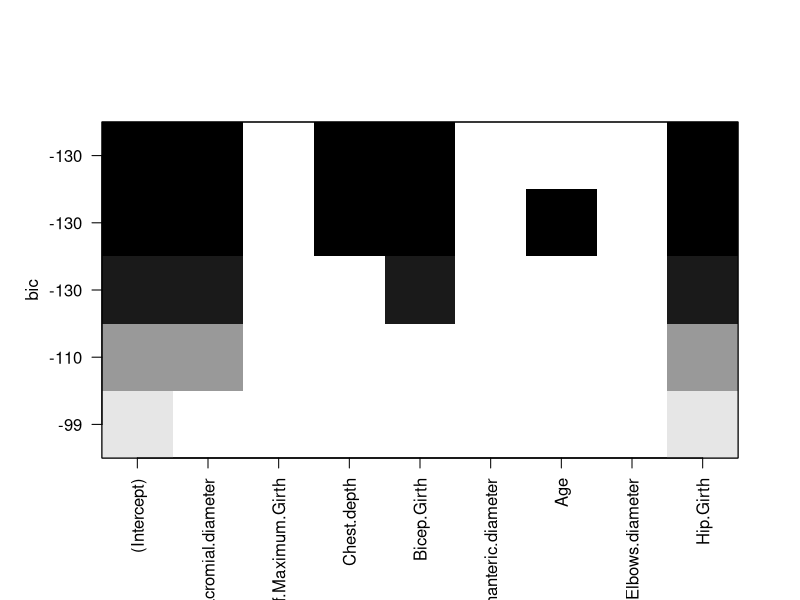

Reproduce this figure in R.
## ---- chunk 1
library(ggpubr)
library(car)
library(caret)
library(leaps)
library(tidyverse)
## ---- chunk 2
datos = read.csv2("EP09 Datos.csv")
# Se define una semilla con los últiimos 4 digitos del RUN de
# un miembro de equipo con 21 años
set.seed(4346)
mujeres = datos %>% filter(Gender == 0) %>% sample_n(50, replace = F)
# Se hace nula la columna de genero ya que no es necesaria
mujeres[["Gender"]] = NULL

#Conjunto entrenamiento y prueba
n <- nrow(mujeres)
n_entrenamiento <- floor(0.9 * n) # Utilizaremos el 90% de las 50 muestras
m <- sample.int(n = n, size = n_entrenamiento, replace = FALSE)
datos_entrenamiento <- mujeres[m,]
datos_prueba <- mujeres[-m,] 
## ---- chunk 3
set.seed(4346)
# Se separa la variable de respuesta
respuesta = datos_entrenamiento[["Weight"]]
datos_entrenamiento[["Weight"]] = NULL

# Se seleccionan las variables predictoras
predictores_nombres = colnames(mujeres)
predictores = sample(predictores_nombres, 8, replace = F)
print("Predictores seleccionados: ")
predictores

## ---- chunk 4
matriz = datos_entrenamiento %>% select(-any_of(predictores))
correlacion = cor(matriz, y = respuesta)
correlacion
## ---- chunk 5
mejor = which(correlacion == max(abs(correlacion)))
predictor = rownames(correlacion)[mejor]
predictor
## ---- chunk 6
datos_RLS = datos_entrenamiento %>% select(Knee.Girth)
datos_RLS = cbind(respuesta, datos_RLS)
 rls <- train (respuesta ~ Knee.Girth, data = datos_RLS, method = "lm",
              trControl = trainControl(method = "cv", number = 10))
 
 #Modelo de regresión lineal simple
 summary(rls)
## ---- chunk 7
datos_RLM <- datos_entrenamiento %>% select(predictores)

# Seleccionar mejores predictores para modelo de regresión lineal múltiple
# usando el método de todos los subconjuntos.
rlm <- regsubsets(respuesta ~ ., data = datos_RLM, nbest = 1, nvmax = 5,
                          method = "exhaustive")

plot(rlm)

datos_RLM <- cbind(respuesta, datos_RLM)

# De acuerdo a la exploración de todos los subconjuntos, el mejor modelo con
# entre 2 y 5 variables es aquel que usa como predictores el diámetro de los
# tobillos y el grosor de las caderas.

# Ajustar el modelo con los mejores predictores usando validación cruzada de 10
# pliegues.

rlm <- train(respuesta ~ Biacromial.diameter + Bicep.Girth + Hip.Girth, data = datos_RLM,
              method = "lm",
              trControl = trainControl(method = "cv", number = 10))

# Regresión lineal multiple
summary(rlm)
## ---- chunk 8
# Evaluar modelo.
# Obtener residuos y estadísticas de influencia de los casos.
eval.rls <- data.frame(predicted.probabilities = fitted(rls[["finalModel"]]))
eval.rls[["standardized.residuals"]] <- rstandard(rls[["finalModel"]])
eval.rls[["studentized.residuals"]] <-rstudent(rls[["finalModel"]])
eval.rls[["cooks.distance"]] <- cooks.distance(rls[["finalModel"]])
eval.rls[["dfbeta"]] <- dfbeta(rls[["finalModel"]])
eval.rls[["dffit"]] <- dffits(rls[["finalModel"]])
eval.rls[["leverage"]] <- hatvalues(rls[["finalModel"]])
eval.rls[["covariance.ratios"]] <- covratio(rls[["finalModel"]])

cat("Influencia de los casos:\n")

# 95% de los residuos estandarizados deberían estar entre −1.96 y +1.96, y 99%
# entre -2.58 y +2.58.
sospechosos1 <- which(abs(eval.rls[["standardized.residuals"]]) > 1.96)
cat("- Residuos estandarizados fuera del 95% esperado: ")
print(sospechosos1)

# Observaciones con distancia de Cook mayor a uno.
sospechosos2 <- which(eval.rls[["cooks.distance"]] > 1)
cat("- Residuos con distancia de Cook mayor que 1: ")
print(sospechosos2)

# Observaciones con apalancamiento superior al doble del apalancamiento
# promedio: (k + 1)/n.
apalancamiento.promedio <- ncol(datos_RLS) / nrow(datos_RLS)
sospechosos3 <- which(eval.rls[["leverage"]] > 2 * apalancamiento.promedio)

cat("- Residuos con apalancamiento fuera de rango (promedio = ",
    apalancamiento.promedio, "): ", sep = "")

print(sospechosos3)

# DFBeta debería ser < 1.
sospechosos4 <- which(apply(eval.rls[["dfbeta"]] >= 1, 1, any))
names(sospechosos4) <- NULL
cat("- Residuos con DFBeta mayor que 1: ")
print(sospechosos4)

# Finalmente, los casos no deberían desviarse significativamente
# de los límites recomendados para la razón de covarianza:
# CVRi > 1 + [3(k + 1)/n]
# CVRi < 1 – [3(k + 1)/n]
CVRi.lower <- 1 - 3 * apalancamiento.promedio
CVRi.upper <- 1 + 3 * apalancamiento.promedio

sospechosos5 <- which(eval.rls[["covariance.ratios"]] < CVRi.lower |
                        eval.rls[["covariance.ratios"]] > CVRi.upper)

cat("- Residuos con razón de covarianza fuera de rango ([", CVRi.lower, ", ",
    CVRi.upper, "]): ", sep = "")

print(sospechosos5)

sospechosos <- c(sospechosos1, sospechosos2, sospechosos3, sospechosos4,
                 sospechosos5)

sospechosos <- sort(unique(sospechosos))
cat("\nResumen de observaciones sospechosas:\n")

print(round(eval.rls[sospechosos,
                     c("cooks.distance", "leverage", "covariance.ratios")],
            3))

# Si bien hay algunas observaciones que podrían considerarse atípicas, la
# distancia de Cook para todas ellas se aleja bastante de 1, por lo que no
# deberían ser causa de preocupación.

# Ahora bien, podría ser preocupante que el modelo explica apenas 40,91% de la
# variabilidad en el rendimiento, por lo que su bondad de ajuste es bajo con
# respecto a las observaciones.
## ---- chunk 9
rlmf <- rlm$finalModel
residuos <- rlmf$residuals

shapiro.test(residuos)
# Realizando Shapiro-Wilk podemos ver la si sigue una distribucion cercana a la normal, en este caso al tener un p-value < 0.05, no podemos afirmar esto, por lo que se tiene el riesgo de que el modelo puede ser inexacto

ncvTest(rlmf)
# se concluye que al tener un p-value > 0.05, se falla en rechazar la h0, es decir que se cumple con el principo de homocedasticidad.

durbinWatsonTest(rlmf)
# Para evaluar si son independientes hacemos usos de la prueba de DurbinWaterson, el cual se basas en que si D-W Statistic es cercano a 2 no hay autocorrelación en los residuos, adicionalmente al tener un p-value > 0.05 significa que no hay suficiente información para asumir una autocorrelacion.

vif(rlmf)
# Cada variable se relaciona linealmente con la respuesta.
# Analizando los resultados, y estos ser cercanos y mayores a 1 y menores que 10, podemos concluir que se cumple esta condición. 
# De igual forma al no acercase a 2,5 no se conciderario critico.
## ---- chunk 10
# Evaluar modelo.
# Obtener residuos y estadísticas de influencia de los casos.
eval.rlm <- data.frame(predicted.probabilities = fitted(rlm[["finalModel"]]))
eval.rlm[["standardized.residuals"]] <- rstandard(rlm[["finalModel"]])
eval.rlm[["studentized.residuals"]] <-rstudent(rlm[["finalModel"]])
eval.rlm[["cooks.distance"]] <- cooks.distance(rlm[["finalModel"]])
eval.rlm[["dfbeta"]] <- dfbeta(rlm[["finalModel"]])
eval.rlm[["dffit"]] <- dffits(rlm[["finalModel"]])
eval.rlm[["leverage"]] <- hatvalues(rlm[["finalModel"]])
eval.rlm[["covariance.ratios"]] <- covratio(rlm[["finalModel"]])

cat("Influencia de los casos:\n")

# 95% de los residuos estandarizados deberían estar entre −1.96 y +1.96, y 99%
# entre -2.58 y +2.58.
sospechosos1 <- which(abs(eval.rlm[["standardized.residuals"]]) > 1.96)
cat("- Residuos estandarizados fuera del 95% esperado: ")
print(sospechosos1)

# Observaciones con distancia de Cook mayor a uno.
sospechosos2 <- which(eval.rlm[["cooks.distance"]] > 1)
cat("- Residuos con distancia de Cook mayor que 1: ")
print(sospechosos2)

# Observaciones con apalancamiento superior al doble del apalancamiento
# promedio: (k + 1)/n.
apalancamiento.promedio <- ncol(datos_RLM) / nrow(datos_RLM)
sospechosos3 <- which(eval.rlm[["leverage"]] > 2 * apalancamiento.promedio)

cat("- Residuos con apalancamiento fuera de rango (promedio = ",
    apalancamiento.promedio, "): ", sep = "")

print(sospechosos3)

# DFBeta debería ser < 1.
sospechosos4 <- which(apply(eval.rlm[["dfbeta"]] >= 1, 1, any))
names(sospechosos4) <- NULL
cat("- Residuos con DFBeta mayor que 1: ")
print(sospechosos4)

# Finalmente, los casos no deberían desviarse significativamente
# de los límites recomendados para la razón de covarianza:
# CVRi > 1 + [3(k + 1)/n]
# CVRi < 1 – [3(k + 1)/n]
CVRi.lower <- 1 - 3 * apalancamiento.promedio
CVRi.upper <- 1 + 3 * apalancamiento.promedio

sospechosos5 <- which(eval.rlm[["covariance.ratios"]] < CVRi.lower |
                        eval.rlm[["covariance.ratios"]] > CVRi.upper)

cat("- Residuos con razón de covarianza fuera de rango ([", CVRi.lower, ", ",
    CVRi.upper, "]): ", sep = "")

print(sospechosos5)

sospechosos <- c(sospechosos1, sospechosos2, sospechosos3, sospechosos4,
                 sospechosos5)

sospechosos <- sort(unique(sospechosos))
cat("\nResumen de observaciones sospechosas:\n")

print(round(eval.rlm[sospechosos,
                     c("cooks.distance", "leverage", "covariance.ratios")],
            3))

# Si bien hay algunas observaciones que podrían considerarse atípicas, la
# distancia de Cook para todas ellas se aleja bastante de 1, por lo que no
# deberían ser causa de preocupación.

# En este caso, el modelo explica 51,19% de la variabilidad de la variable
# dependiente, por lo que se ajusta mejor a los datos que el modelo de RLS.

cat("\nIndependencia de los residuos\n")
print(durbinWatsonTest(rlm[["finalModel"]]))

# Puesto que la prueba de Durbin-Watson entrega p = 0,682, podemos concluir que
# los residuos son independientes.


# De esta forma, podemos concluir que el modelo obtenido es confiable y
# generalizable.

## ---- chunk 11
# Entrenamiento
# predicciones
entrenamiento <- predict(rls, datos_entrenamiento)
err_entrenamiento <- datos_RLS[["respuesta"]] - entrenamiento
mse_entrenamiento <- mean(err_entrenamiento)**2  ## error cuadratico conjunto de entrenamiento
print(mse_entrenamiento)

# Prueba
# predicciones
prueba <- predict(rls, datos_prueba)
err_prueba <- datos_RLS[["respuesta"]] - prueba
mse_prueba <- mean(err_prueba**2) ## Error cuadratico conjunto de prueba
print(mse_prueba)

# Entrenamiento
# predicciones
entrenamiento2 <- predict(rlm, datos_entrenamiento)
err_entrenamiento2 <- datos_RLM[["respuesta"]] - entrenamiento2
mse_entrenamiento2 <- mean(err_entrenamiento2)**2  ## error cuadratico conjunto de entrenamiento
print(mse_entrenamiento2)

# Prueba
# predicciones
prueba2 <- predict(rlm, datos_prueba)
err_prueba2 <- datos_RLM[["respuesta"]] - prueba2
mse_prueba2 <- mean(err_prueba2**2) ## Error cuadratico conjunto de prueba
print(mse_prueba2)
